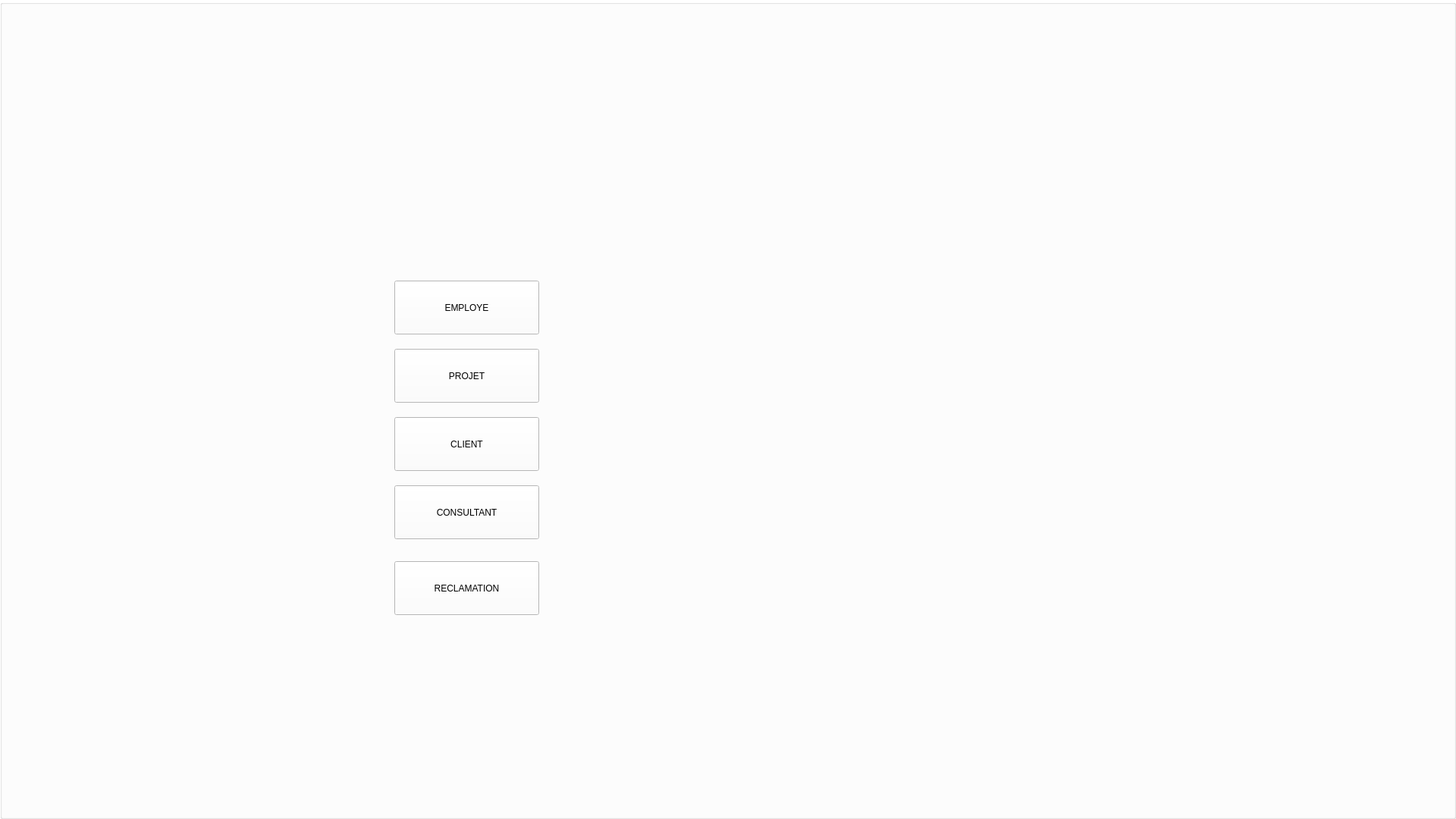
   <widget class="QGroupBox" name="menu">
    <property name="geometry">
     <rect>
      <x>0</x>
      <y>0</y>
      <width>1920</width>
      <height>1080</height>
     </rect>
    </property>
    <property name="styleSheet">
     <string notr="true">background-color:white;</string>
    </property>
    <property name="title">
     <string/>
    </property>
    <widget class="QPushButton" name="menu_employe">
     <property name="geometry">
      <rect>
       <x>520</x>
       <y>370</y>
       <width>191</width>
       <height>71</height>
      </rect>
     </property>
     <property name="text">
      <string>EMPLOYE</string>
     </property>
    </widget>
    <widget class="QPushButton" name="menu_projet">
     <property name="geometry">
      <rect>
       <x>520</x>
       <y>460</y>
       <width>191</width>
       <height>71</height>
      </rect>
     </property>
     <property name="text">
      <string>PROJET</string>
     </property>
    </widget>
    <widget class="QPushButton" name="menu_client">
     <property name="geometry">
      <rect>
       <x>520</x>
       <y>550</y>
       <width>191</width>
       <height>71</height>
      </rect>
     </property>
     <property name="text">
      <string>CLIENT</string>
     </property>
    </widget>
    <widget class="QPushButton" name="menu_consultant">
     <property name="geometry">
      <rect>
       <x>520</x>
       <y>640</y>
       <width>191</width>
       <height>71</height>
      </rect>
     </property>
     <property name="text">
      <string>CONSULTANT</string>
     </property>
    </widget>
    <widget class="QPushButton" name="menu_reclamation">
     <property name="geometry">
      <rect>
       <x>520</x>
       <y>740</y>
       <width>191</width>
       <height>71</height>
      </rect>
     </property>
     <property name="text">
      <string>RECLAMATION</string>
     </property>
    </widget>
   </widget>
